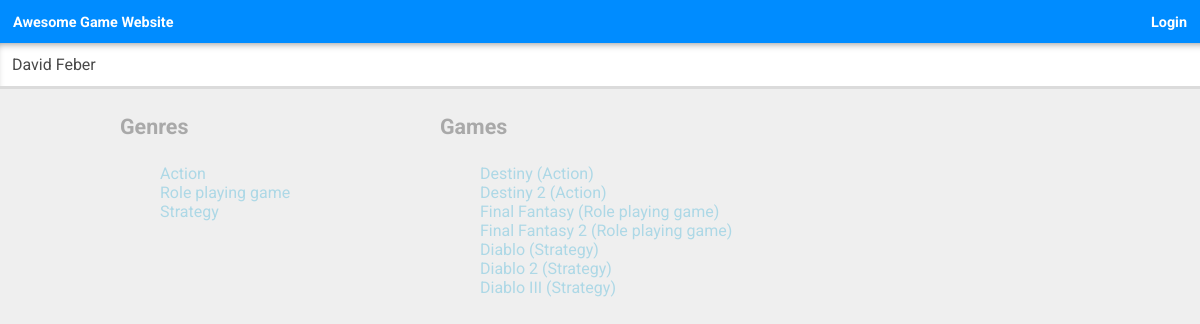
/catalog, run on the app's committed database.
### database_setup.py (models this page shows, shortened)
class Genres(Base):
	__tablename__ = 'genre'
	id = Column(Integer, primary_key = True)
	name = Column(String(80), nullable = False)
	user_id = Column(Integer, ForeignKey('users.id'))
	user = relationship(Users)
	'''To return the table data for JSON format'''

class Games(Base):
	__tablename__ = 'games'
	id = Column(Integer, primary_key = True)
	name = Column(String(80), nullable = False)
	description = Column(String(250))
	genre_id = Column(Integer, ForeignKey('genre.id'))
	genre = relationship(Genres)
	user_id = Column(Integer, ForeignKey('users.id'))
	user = relationship(Users)
	'''To return the table data for JSON Format'''

### application.py (the view)
@app.route('/')
@app.route('/catalog')
def showGenres():
	genres = session.query(Genres).all()
	genreGames = session.query(Games).all()
	return render_template('home.html', genres = genres, games = genreGames)

### templates/home.html (shortened to what this page needs)
{% extends "base.html" %}
{% block content %}
	<div class="row flex">
		<div class="col4">
			<div class="">
				<h6 class="">
					<span class="top">Genres</span>
				</h6>
				<ul class="">
					{% for genre in genres %}
						<a href="{{url_for('showGenre', catalog_id = genre.id )}}">
							<li class="">
								<span class="">{{genre.name}}</span>
							</li>
						</a>
					{% endfor %}
				</ul>
			</div>
		</div>
		<div class="col8 float">
			<div class="">
				<h6 class="">
					<span class="top">Games</span>
				</h6>
				<ul class="">
					{% for game in games %}
						<a href="{{url_for('showGame', catalog_id = game.genre_id ,item_id = game.id )}}">
							<li class="">
								<span class="">{{game.name}}</span>
								<span class="">({{game.genre.name}})</span>
							</li>
						</a>
					{% endfor %}
				</ul>
			</div>
		</div>
	</div>
{% endblock %}

### templates/base.html (shortened to what this page needs)
<!DOCTYPE html>
<html lang="en">
<head>
	<link rel="stylesheet" href="https://cdnjs.cloudflare.com/ajax/libs/normalize/3.0.3/normalize.css">
	<link rel="stylesheet" href="/static/style.css">
</head>
<body>
	<div class="container">
		<header class="header row flex">
			<div class="col11">
				<a href="/">
					<span class="name">Awesome Game Website</span>
				</a>
			</div>
			<div class="col1 right">
				{%if 'username' not in session %}
				<a href="{{url_for('login')}}" class="logbutton">
					Login
				</a>
				{% else %}
				<a href="{{url_for('logout')}}" class="logbutton">
					Logout
				</a>
				{% endif %}
			</div>
		</header>
		<div class="nav">
			<span class="ham">David Feber</span>
		</div>
		<div class="">
			<div class="content">
				{% block content %}
				{% endblock %}
			</div>
		</div>
	</div>
</body>
</html>

### static/style.css (style rules this page uses)
.top { color: darkgray; font-size: 2em; font-weight: bold; }
.ham { margin-top: 10px; margin-right: 10px; color: #494949; cursor: pointer; }
.container { width: 100%; background-color: #efefef; height: 100vh; position: relative; }
.row { width:100%; }
.header { background-color: #008CFF; padding-top: 12px; padding-bottom: 12px; }
.nav { width: 100%; background-color: white; border-bottom: solid #dbdbdb 3px; padding: 12px; box-shadow: inset 0 5px 8px -5px grey; color: #2d2d2d; }
body { margin: 0px; font-family: 'Roboto', sans-serif; }
ul { list-style: none; }
.content { width: 80vw; margin-left: auto; margin-right: auto; max-width: 100%; }
.name { padding-top: 13px; padding-left: 13px; font-size: 0.9em; font-weight: bold; color: white; }
.logbutton { padding-top: 13px; padding-right: 13px; font-size: 0.9em; font-weight: bold; color: white; }
.col1 { width: 8.33333%; }
.col4 { width: 33.33333%; }
.col8 { width: 66.66667%; }
.col11 { width: 91.66667%; }
.right { text-align: right; }
.flex { display: flex; }
.float { float: right; display: block; }
a { color: lightblue; text-decoration: none; }

### data on the page
Genres: name "Action"
Genres: name "Role playing game"
Genres: name "Strategy"
Games: name "Destiny", genre.name "Action"
Games: name "Destiny 2", genre.name "Action"
Games: name "Final Fantasy", genre.name "Role playing game"
Games: name "Final Fantasy 2", genre.name "Role playing game"
Games: name "Diablo", genre.name "Strategy"
Games: name "Diablo 2", genre.name "Strategy"
Games: name "Diablo III", genre.name "Strategy"
